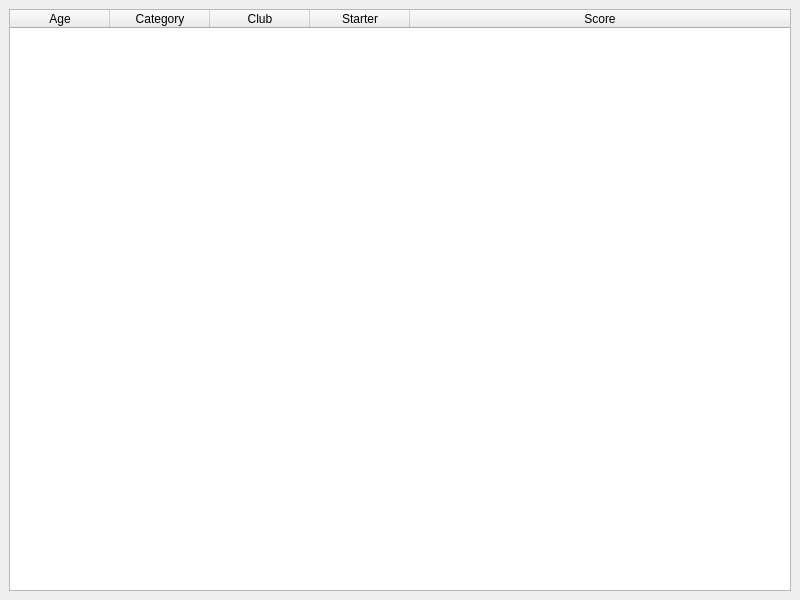
<?xml version="1.0" encoding="UTF-8"?>
<ui version="4.0">
 <class>ScoreInputWidget</class>
 <widget class="QMainWindow" name="ScoreInputWidget">
  <property name="geometry">
   <rect>
    <x>0</x>
    <y>0</y>
    <width>800</width>
    <height>600</height>
   </rect>
  </property>
  <property name="windowTitle">
   <string>Score Input</string>
  </property>
  <property name="windowIcon">
   <iconset resource="../../ressources.qrc">
    <normaloff>:/ui/icons/images/icons/Logo.png</normaloff>:/ui/icons/images/icons/Logo.png</iconset>
  </property>
  <widget class="QWidget" name="centralwidget">
   <layout class="QVBoxLayout" name="verticalLayout">
    <item>
     <widget class="QTableWidget" name="startlist">
      <property name="editTriggers">
       <set>QAbstractItemView::NoEditTriggers</set>
      </property>
      <property name="selectionMode">
       <enum>QAbstractItemView::SingleSelection</enum>
      </property>
      <property name="selectionBehavior">
       <enum>QAbstractItemView::SelectRows</enum>
      </property>
      <attribute name="horizontalHeaderStretchLastSection">
       <bool>true</bool>
      </attribute>
      <attribute name="horizontalHeaderStretchLastSection">
       <bool>true</bool>
      </attribute>
      <column>
       <property name="text">
        <string>Age</string>
       </property>
      </column>
      <column>
       <property name="text">
        <string>Category</string>
       </property>
      </column>
      <column>
       <property name="text">
        <string>Club</string>
       </property>
      </column>
      <column>
       <property name="text">
        <string>Starter</string>
       </property>
      </column>
      <column>
       <property name="text">
        <string>Score</string>
       </property>
      </column>
     </widget>
    </item>
   </layout>
  </widget>
 </widget>
 <resources>
  <include location="../../ressources.qrc"/>
 </resources>
 <connections/>
</ui>
